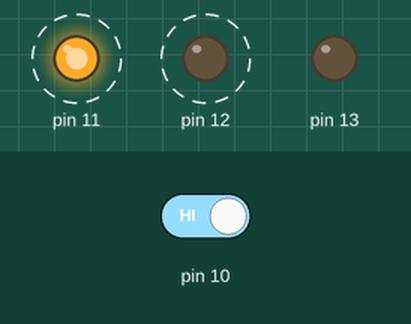
Bench run of a sketch on a simulated Arduino Uno, built with avr-gcc and run on an emulated ATmega328P. On the bench: output pins drawn as LEDs (lit = HIGH). Dashed ring = blinking. The inputs (shaded band) are chosen by the test bench; at power-on: pin 10 HIGH.

Above: at 1.8 s.
1.9 s: pin 10 driven LOW
At 2.7 s:
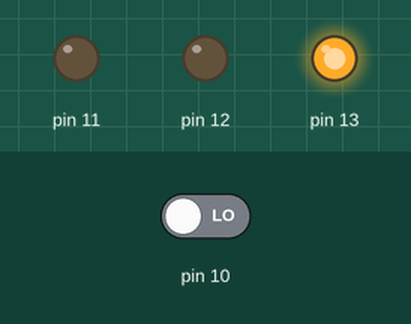
3.5 s: pin 10 driven HIGH
At 3.62 s:
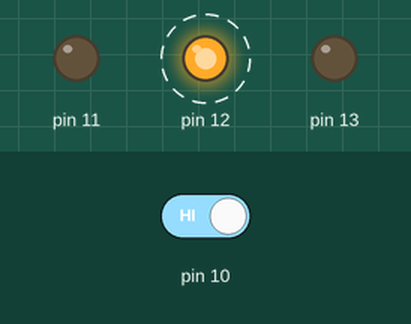
Timing chart, 0 to 12.5 s (numbered marks = the images above; inputs shaded):
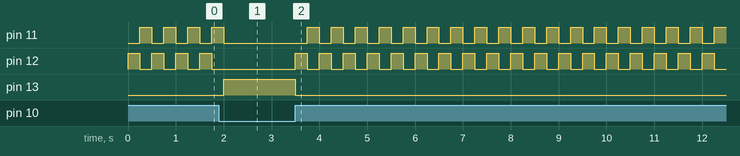

Measured:
- after the input at 1.9 s, pin 11: goes on until 2.0 s, then stays LOW; pin 12: stops changing and stays LOW; pin 13: LOW → HIGH after 0.10 s
- after the input at 3.5 s, pin 11: alternates HIGH for 0.25 s and LOW for 0.25 s, starting after 0.25 s; pin 12: alternates HIGH for 0.25 s and LOW for 0.25 s, starting at once; pin 13: HIGH → LOW at once
- by itself, pin 11, pin 12: alternates HIGH for 0.25 s and LOW for 0.25 s

The sketch:

lab2.ino
```cpp
int switchstate=0;

void setup() {
  // put your setup code here, to run once:
   pinMode(13,OUTPUT);
   pinMode(12,OUTPUT);
   pinMode(11,OUTPUT);
   pinMode(10,INPUT);

}

void loop() {
  // put your main code here, to run repeatedly:
  switchstate = digitalRead(10);

  if (switchstate == LOW)
  {
    digitalWrite(13,HIGH);
    digitalWrite(12,LOW);
    digitalWrite(11,LOW);
   }
   else
   {
    digitalWrite(13,LOW);
    digitalWrite(12,HIGH);
    digitalWrite(11,LOW);
    delay(250);
    digitalWrite(13,LOW);
    digitalWrite(12,LOW);
    digitalWrite(11,HIGH);
    delay(250);

    }

}
```
